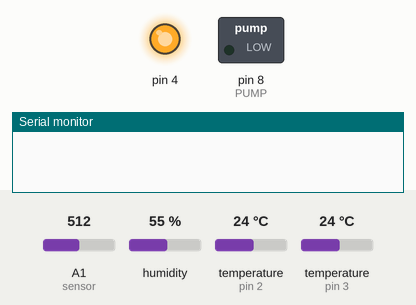
Simulated run of this sketch. Board: Arduino Uno, built with avr-gcc and run on an emulated ATmega328P. Parts: switched loads named in the sketch (green lamp = pin HIGH), output pins drawn as LEDs (lit = HIGH), the last lines printed to the serial monitor. The test bench sets the inputs (shaded band); at power-on: A1 (sensor) = 512, humidity 55 %, temperature (sensors on pin 2, pin 3) 24 °C. The modem accepts every AT command (registered, SIM ready, sends succeed) and sends nothing else.

Above: at 3.7 s.
At 8.5 s:
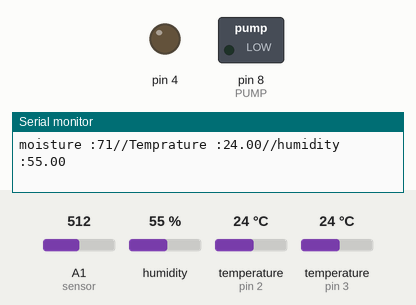
Timing chart, 0 to 11.9 s (numbered marks = the images above):
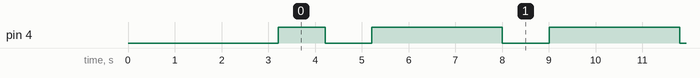

The sketch:

irrigation.ino
```cpp
#include <SoftwareSerial.h>
#include <Wire.h>
#include <OneWire.h>
#include <DallasTemperature.h>
#include "DHT.h"

#define PUMP 8
#define DHTPIN 3     // humidity pin
#define DHTTYPE DHT11   // DHT 11
#define ONE_WIRE_BUS 2  // Data wire is plugged into digital pin 2 on the Arduino

// Initializing
SoftwareSerial gsm(10, 11); // RX, TX
DHT dht(DHTPIN, DHTTYPE);
OneWire oneWire(ONE_WIRE_BUS);  // Setup a oneWire instance to communicate with any OneWire device
DallasTemperature sensors(&oneWire); // Pass oneWire reference to DallasTemperature library

// Function prototypes
void sendMessage(String message);
void sendWelcomeMessage();
void clearGsmBuffer();
void processReceivedMessage(String message);

// Constants
const int reading_in_air = 1024;
const int reading_in_fluid = 305;
const String phoneNumber = "+256780109484";
const unsigned long messageInterval = 60000; // 1 minute
const unsigned long bufferClearInterval = 180000; // 3 minutes
int moistureLevel;
float humidityValue;
float temperatureC ;


// Variables
unsigned long lastMessageTime = 0;
unsigned long lastBufferClearTime = 0;

void setup() {
  Serial.begin(9600);
  gsm.begin(9600);
  dht.begin();

  pinMode(PUMP, OUTPUT);
  pinMode(4, OUTPUT);

  // Configure the GSM module to receive SMS messages
/*  gsm.println("AT+CMGF=1");
  gsm.println("AT+CMGD=1,4");
  delay(2000);
  gsm.println("AT+CNMI=1,2,0,0,0");
  delay(1000);
  */
  sendWelcomeMessage();
}

void loop() {
  digitalWrite(4, HIGH);
  delay(1000);
  digitalWrite(4, LOW);
  delay(1000);
  digitalWrite(4, HIGH);

  // Read sensor data
  int analog_reading = analogRead(A1); // Read analog value from sensor
  float percentage = ((analog_reading - reading_in_air) / (float)(reading_in_fluid - reading_in_air)) * 100;
  int moistureLevel = min(100, max(0, (int)percentage));
  float humidityValue = dht.readHumidity();
  sensors.requestTemperatures();
  float temperatureC = sensors.getTempCByIndex(0);
  Serial.print("moisture :");
  Serial.print(moistureLevel);
  Serial.print("//");
  Serial.print("Temprature :");
  Serial.print(temperatureC);
  Serial.print("//");
  Serial.print("humidity :");
  Serial.println(humidityValue);
 /*  irrigationLogic(moistureLevel,humidityValue,temperatureC);


  // Send sensor data every messageInterval milliseconds
/*  if (millis() - lastMessageTime >= messageInterval) {
    sendMessage(String(moistureLevel) + " " + String(humidityValue) + " " + String(temperatureC));
    lastMessageTime = millis();
  }
*/
  // Check for incoming SMS
/*  if (gsm.available()) {
    String receivedMessage = gsm.readString();
    Serial.println(receivedMessage);
    processReceivedMessage(receivedMessage);
  }
*/
  // Clear GSM buffer every bufferClearInterval milliseconds
 /* if (millis() - lastBufferClearTime >= bufferClearInterval) {
    clearGsmBuffer();
    lastBufferClearTime = millis();
  }
  */
  delay(1000); // Ensure some delay to prevent overwhelming the GSM module
}

void sendMessage(String message) {
  gsm.println("AT+CMGS=\"" + phoneNumber + "\"\r");
  delay(1000);
  gsm.print(message);
  delay(1000);
  gsm.println((char)26); // ASCII code of CTRL+Z
  delay(1000);
}

void sendWelcomeMessage() {
  sendMessage("WELCOME TO PROJECT AUTOMATED SMS CONTROLLED IRRIGATION\n Temperature(T) in degrees Celcius \n Moisture(M) in percentage \n Humidity(H) in percentage\n  MOISTURE HUMIDITY TEMPERATURE");
}

void clearGsmBuffer() {
  while (gsm.available()) {
    gsm.read(); // Read and discard one character from the buffer
    delay(10);  // Optional delay to avoid busy-waiting
  }
}

void processReceivedMessage(String message) {
  int index1 = message.indexOf("\"");
  int index2 = message.indexOf("\"", index1 + 1);
  String senderPhoneNumber = message.substring(index1 + 1, index2);

  if (senderPhoneNumber == phoneNumber) {
    if (message.indexOf("PUMP ON") != -1 || message.indexOf("YES IRRIGATE") != -1) {
      digitalWrite(PUMP, HIGH);
      sendMessage("PUMP IS ON");
    } else if (message.indexOf("PUMP OFF") != -1 || message.indexOf("DONT IRRIGATE") != -1) {
      digitalWrite(PUMP, LOW);
      sendMessage("PUMP IS OFF");
    } else if (message.indexOf("STATUS") != -1) {
       sendMessage(String(moistureLevel) + " " + String(humidityValue) + " " + String(temperatureC));
    }
  }
}


void irrigationLogic(float soilMoisture, float humidity, float temperature) {
    // Define threshold for the weighted average
    float weightedAverageThreshold = 35.0; // Adjust as needed

    // Define weights for each parameter (moisture, humidity, temperature)
    float moistureWeight = 0.6; // Higher weight for moisture
    float humidityWeight = 0.3;
    float temperatureWeight = 0.1;

    // Calculate weighted average
    float weightedAverage = (moistureWeight * soilMoisture) + (humidityWeight * humidity) + (temperatureWeight * temperature);

    // Check if weighted average is below threshold
    if (weightedAverage < weightedAverageThreshold) {
      sendMessage(String(soilMoisture) + " " + String(humidity) + " " + String(temperature) + "\n" + "Irrigation Required");
    }
}
```

Measured:
- by itself, pin 4: repeats every 3.8 s: LOW 1.0 s, HIGH 2.8 s
